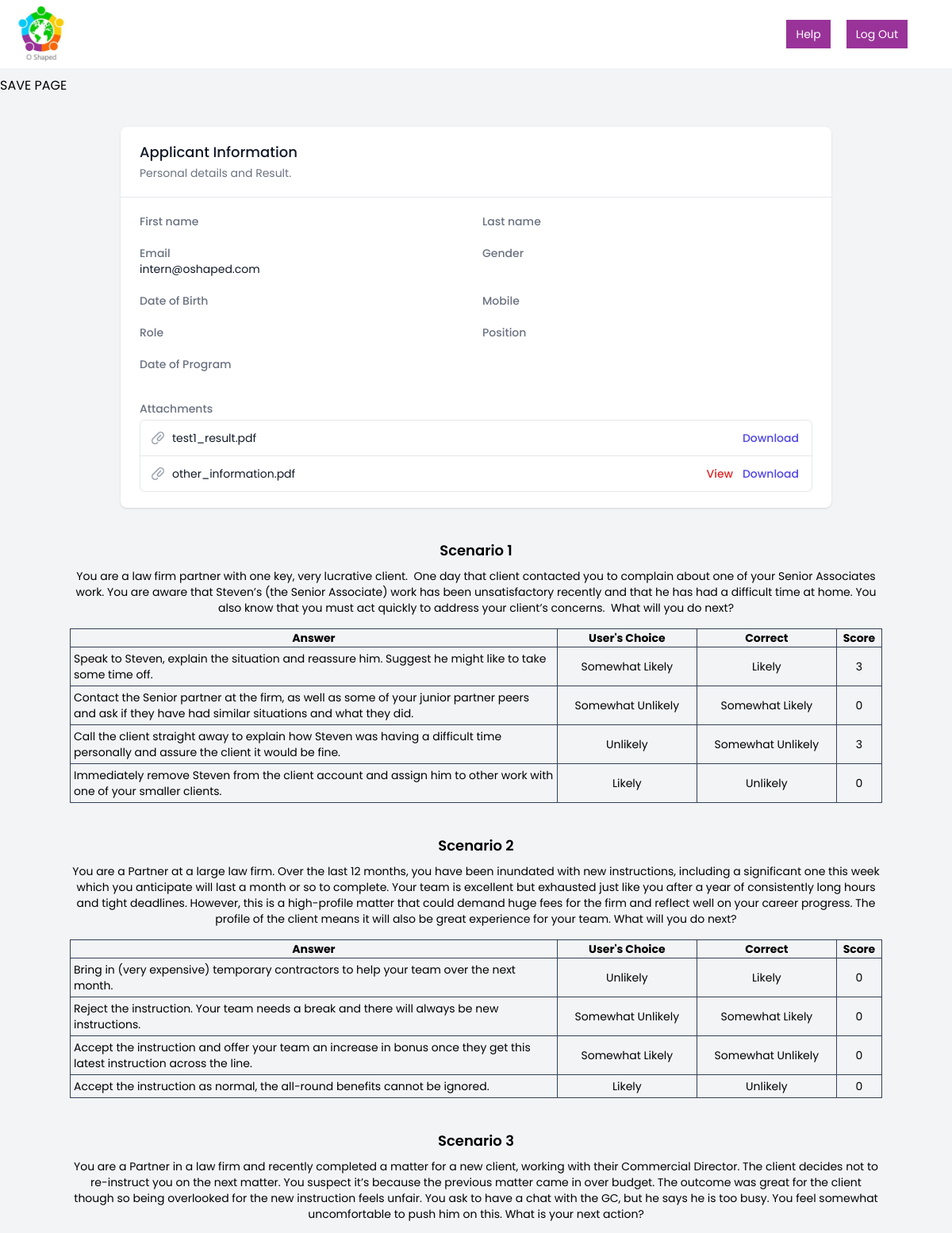
/report/ (signed in, upper part), run on the app's committed database.
### App/models.py (models this page shows, shortened)
class Scenario(models.Model):
    id = models.CharField(max_length=10,primary_key=True)
    content = models.TextField()
    type = models.CharField(max_length=50, default=None, blank=True, null=True)
    image = models.ImageField(default=None, blank=True, null=True)

class Response(models.Model):
    user = models.ForeignKey(User, on_delete=models.CASCADE)
    test = models.ForeignKey(Test, on_delete=models.CASCADE)
    answer = models.ForeignKey(Answer, on_delete=models.CASCADE)
    choice = models.CharField(max_length=20, choices=rankValues)
    score = models.IntegerField(default=0)
    class Meta:
        unique_together = (('user','test','answer'))

class Answer(models.Model):
    content = models.TextField()
    scenario = models.ForeignKey(Scenario, on_delete=models.CASCADE, default='')
    ranking = models.CharField(max_length=20, choices=rankValues)
    def __str__(self):
        return str(self.content)

### App/views.py (the view)
# urls.py: path('report/', UserView, name="userTest"),
def UserView(request):
    cacheEmail  = cache.get('user_email')
    cacheEmail  = 'dnettey3@gmail.com'
    userID = User.objects.get(email = cacheEmail)
    temp_Scenarios = Scenario.objects.filter(
            test_scenario__in=Test_Scenario.objects.filter(test=1))
    responses = Response.objects.filter(user=userID, test=1)
    return render(request, "report.html", {'scenarios': temp_Scenarios, 'responses':responses})

### templates/report.html (shortened to what this page needs)
{% load static %}
<!DOCTYPE html>
<html>
<head>
	<link href="{% static 'css/styles.css' %}" rel="stylesheet" type="text/css" />
	<script src="https://cdn.tailwindcss.com"></script>
	<script src="{% static 'js/tailwindconfig.js' %}">
		tailwind.config = {
			theme: {
				extend: {
					colors: {
						primary: '#993399',
					}
				}
			}
		}
	</script>
</head>
<body class="bg-gray-100">
	<div class="flex fixed w-full justify-between bg-white items-center py-2 px-4">
		<div>
			<a href="/">
				<img src="{% static 'images/O-shaped_logo.jpg' %}" class="h-[70px] object-contain w-auto" />
			</a>
		</div>
		<div class="flex items-center space-x-5 md:mr-10 text-sm text-white">
			<button class="px-3 py-2 bg-primary ">Help</button>
			<button class="px-3 py-2 bg-primary">Log Out</button>
		</div>
	</div>
	<div class="pt-24">
		<button onclick="savePage()">
			SAVE PAGE
		</button>
		<div class="container max-w-4xl mx-auto py-10 h-full ">
			<div class="overflow-hidden bg-white shadow sm:rounded-lg">
				<div class="px-4 py-5  sm:px-6">
					<h3 class="text-lg font-medium leading-6 text-gray-900">Applicant Information</h3>
					<p class="mt-1 max-w-2xl text-sm text-gray-500">Personal details and Result.</p>
				</div>
				<div class="border-t border-gray-200">
					<div class="px-4 py-4 md:grid md:grid-cols-2 sm:gap-4 sm:px-6 ">
						<div class="mt-1">
							<p class="text-sm font-medium text-gray-500">First name</p>
						</div>
						<div class="mt-1">
							<p class="text-sm font-medium text-gray-500">Last name</p>
						</div>
						<div class="mt-1">
							<p class="text-sm font-medium text-gray-500">Email</p>
							<p class="mt-1 text-sm text-gray-900 sm:mt-0">{{user.email}}</p>
						</div>
						<div class="mt-1">
							<p class="text-sm font-medium text-gray-500">Gender</p>
						</div>
						<div class="mt-1">
							<p class="text-sm font-medium text-gray-500">Date of Birth</p>
						</div>
						<div class="mt-1">
							<p class="text-sm font-medium text-gray-500">Mobile</p>
						</div>
						<div class="mt-1">
							<p class="text-sm font-medium text-gray-500">Role</p>
						</div>
						<div class="mt-1">
							<p class="text-sm font-medium text-gray-500">Position</p>
						</div>
						<div class="mt-1">
							<p class="text-sm font-medium text-gray-500">Date of Program</p>
						</div>
					</div>
					<div class="px-4 py-5 sm:px-6">
						<p class="text-sm font-medium text-gray-500">Attachments</p>
						<div class="pt-1 text-sm text-gray-900 sm:mt-0">
							<ul role="list" class="divide-y divide-gray-200 rounded-md border border-gray-200">
								<li class="flex items-center justify-between py-3 pl-3 pr-4 text-sm">
									<div class="flex w-0 flex-1 items-center">
										<span class="ml-2 w-0 flex-1 truncate">test1_result.pdf</span>
									</div>
									<div class="ml-4 flex-shrink-0">
										<a href="#"
											class="font-medium text-indigo-600 hover:text-indigo-500">Download</a>
									</div>
								</li>
								<li class="flex items-center justify-between py-3 pl-3 pr-4 text-sm">
									<div class="flex w-0 flex-1 items-center">
										<span class="ml-2 w-0 flex-1 truncate">other_information.pdf</span>
									</div>
									<div class="ml-4 space-x-2 flex-shrink-0">
										<a href="#" class="font-medium text-red-600 hover:text-red-500">View</a>
										<a href="#"
											class="font-medium text-indigo-600 hover:text-indigo-500">Download</a>
									</div>
								</li>
							</ul>
						</div>
					</div>
				</div>
			</div>
		</div>
		<div class="">
			{% for scenario in scenarios %}
			<div class="max-w-5xl mx-auto pb-10">
				<p class="text-center text-lg font-semibold pb-2">Scenario {{ forloop.counter }}</p>
				<p class="text-sm text-center">{{ scenario.content }}</p>
				<table class="text-sm border-collapse table-fixed border border-slate-500 mt-4">
					<tr>
						<th class="border border-slate-700">Answer</th>
						<th class="border border-slate-700">User's Choice</th>
						<th class="border border-slate-700">Correct</th>
						<th class="border border-slate-700">Score</th>
					</tr>
					{% for response in responses %}
					{% if response.answer.scenario == scenario %}
					<tr>
						<td class="border border-slate-700 w-[60%] p-1">{{response.answer}}</td>
						<td class="border border-slate-700 text-center">{{response.choice}}</td>
						<td class="border border-slate-700 text-center">{{response.answer.ranking}}</td>
						<td class="border border-slate-700 text-center">{{response.score}}</td>
					</tr>
					{% endif %}
					{% endfor %}
				</table>
			</div>
			{% endfor %}
		</div>
	</div>
</body>
</html>

### assets/css/styles.css (style rules this page uses)
body { font-family: 'Poppins', sans-serif; }

### data on the page
Scenario: content "You are a law firm partner with one key, very lucrative client. One day that client contacted you to complain about one of your Senior Associates work. You are aware that Steven’s (the Senior Associate) work has been unsatisfactory recently and that he has had a difficult time at home. You also know that you must act quickly to address your client’s concerns. What will you do next?"
Response: answer "Speak to Steven, explain the situation and reassure him. Suggest he might like to take some time off.", choice "Somewhat Likely", answer.ranking "Likely", score "3"
Response: answer "Contact the Senior partner at the firm, as well as some of your junior partner peers and ask if they have had similar situations and what they did.", choice "Somewhat Unlikely", answer.ranking "Somewhat Likely", score "0"
Response: answer "Call the client straight away to explain how Steven was having a difficult time personally and assure the client it would be fine.", choice "Unlikely", answer.ranking "Somewhat Unlikely", score "3"
Response: answer "Immediately remove Steven from the client account and assign him to other work with one of your smaller clients.", choice "Likely", answer.ranking "Unlikely", score "0"
Scenario: content "You are a Partner at a large law firm. Over the last 12 months, you have been inundated with new instructions, including a significant one this week which you anticipate will last a month or so to complete. Your team is excellent but exhausted just like you after a year of consistently long hours and tight deadlines. However, this is a high-profile matter that could demand huge fees for the firm and reflect well on your career progress. The profile of the client means it will also be great experience for your team. What will you do next?"
Response: answer "Bring in (very expensive) temporary contractors to help your team over the next month.", choice "Unlikely", answer.ranking "Likely", score "0"
Response: answer "Reject the instruction. Your team needs a break and there will always be new instructions.", choice "Somewhat Unlikely", answer.ranking "Somewhat Likely", score "0"
Response: answer "Accept the instruction and offer your team an increase in bonus once they get this latest instruction across the line.", choice "Somewhat Likely", answer.ranking "Somewhat Unlikely", score "0"
Response: answer "Accept the instruction as normal, the all-round benefits cannot be ignored.", choice "Likely", answer.ranking "Unlikely", score "0"
Scenario: content "You are a Partner in a law firm and recently completed a matter for a new client, working with their Commercial Director. The client decides not to re-instruct you on the next matter. You suspect it’s because the previous matter came in over budget. The outcome was great for the client though so being overlooked for the new instruction feels unfair. You ask to have a chat with the GC, but he says he is too busy. You feel somewhat uncomfortable to push him on this. What is your next action?"

### other printed values
{{ user.email }} "intern@oshaped.com"
